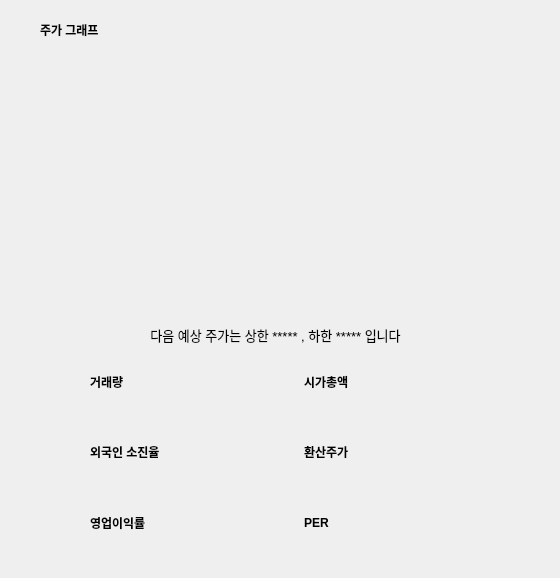
<?xml version="1.0" encoding="UTF-8"?>
<ui version="4.0">
 <class>Dialog</class>
 <widget class="QDialog" name="Dialog">
  <property name="geometry">
   <rect>
    <x>0</x>
    <y>0</y>
    <width>560</width>
    <height>578</height>
   </rect>
  </property>
  <property name="windowTitle">
   <string>Dialog</string>
  </property>
  <widget class="QLabel" name="label_title">
   <property name="geometry">
    <rect>
     <x>40</x>
     <y>20</y>
     <width>461</width>
     <height>20</height>
    </rect>
   </property>
   <property name="text">
    <string>&lt;html&gt;&lt;head/&gt;&lt;body&gt;&lt;p&gt;&lt;span style=&quot; font-weight:600;&quot;&gt;주가 그래프&lt;/span&gt;&lt;/p&gt;&lt;/body&gt;&lt;/html&gt;</string>
   </property>
  </widget>
  <widget class="QWidget" name="verticalLayoutWidget">
   <property name="geometry">
    <rect>
     <x>40</x>
     <y>50</y>
     <width>471</width>
     <height>251</height>
    </rect>
   </property>
   <layout class="QVBoxLayout" name="layout_chart"/>
  </widget>
  <widget class="QLabel" name="label_result">
   <property name="geometry">
    <rect>
     <x>40</x>
     <y>320</y>
     <width>471</width>
     <height>30</height>
    </rect>
   </property>
   <property name="text">
    <string>&lt;html&gt;&lt;head/&gt;&lt;body&gt;&lt;p&gt;&lt;span style=&quot; font-size:10pt;&quot;&gt;다음 예상 주가는 상한 ***** , 하한 ***** 입니다&lt;/span&gt;&lt;/p&gt;&lt;/body&gt;&lt;/html&gt;</string>
   </property>
   <property name="alignment">
    <set>Qt::AlignCenter</set>
   </property>
  </widget>
  <widget class="QWidget" name="gridLayoutWidget">
   <property name="geometry">
    <rect>
     <x>40</x>
     <y>370</y>
     <width>471</width>
     <height>205</height>
    </rect>
   </property>
   <layout class="QGridLayout" name="gridLayout" columnstretch="0,0">
    <property name="leftMargin">
     <number>50</number>
    </property>
    <item row="0" column="0">
     <widget class="QLabel" name="label_vol">
      <property name="text">
       <string>&lt;html&gt;&lt;head/&gt;&lt;body&gt;&lt;p&gt;&lt;span style=&quot; font-weight:600;&quot;&gt;거래량&lt;/span&gt;&lt;/p&gt;&lt;p&gt;&lt;br/&gt;&lt;/p&gt;&lt;/body&gt;&lt;/html&gt;</string>
      </property>
     </widget>
    </item>
    <item row="0" column="1">
     <widget class="QLabel" name="label_agg_price">
      <property name="text">
       <string>&lt;html&gt;&lt;head/&gt;&lt;body&gt;&lt;p&gt;&lt;span style=&quot; font-weight:600;&quot;&gt;시가총액&lt;/span&gt;&lt;/p&gt;&lt;p&gt;&lt;br/&gt;&lt;/p&gt;&lt;/body&gt;&lt;/html&gt;</string>
      </property>
     </widget>
    </item>
    <item row="1" column="0">
     <widget class="QLabel" name="label_foreigner">
      <property name="text">
       <string>&lt;html&gt;&lt;head/&gt;&lt;body&gt;&lt;p&gt;&lt;span style=&quot; font-weight:600;&quot;&gt;외국인 소진율&lt;/span&gt;&lt;/p&gt;&lt;p&gt;&lt;br/&gt;&lt;/p&gt;&lt;/body&gt;&lt;/html&gt;</string>
      </property>
     </widget>
    </item>
    <item row="1" column="1">
     <widget class="QLabel" name="label_converted">
      <property name="text">
       <string>&lt;html&gt;&lt;head/&gt;&lt;body&gt;&lt;p&gt;&lt;span style=&quot; font-weight:600;&quot;&gt;환산주가&lt;/span&gt;&lt;/p&gt;&lt;p&gt;&lt;br/&gt;&lt;/p&gt;&lt;/body&gt;&lt;/html&gt;</string>
      </property>
     </widget>
    </item>
    <item row="2" column="0">
     <widget class="QLabel" name="label_operating">
      <property name="text">
       <string>&lt;html&gt;&lt;head/&gt;&lt;body&gt;&lt;p&gt;&lt;span style=&quot; font-weight:600;&quot;&gt;영업이익률&lt;/span&gt;&lt;/p&gt;&lt;p&gt;&lt;br/&gt;&lt;/p&gt;&lt;/body&gt;&lt;/html&gt;</string>
      </property>
     </widget>
    </item>
    <item row="2" column="1">
     <widget class="QLabel" name="label_PER">
      <property name="text">
       <string>&lt;html&gt;&lt;head/&gt;&lt;body&gt;&lt;p&gt;&lt;span style=&quot; font-weight:600;&quot;&gt;PER&lt;/span&gt;&lt;/p&gt;&lt;p&gt;&lt;br/&gt;&lt;/p&gt;&lt;/body&gt;&lt;/html&gt;</string>
      </property>
     </widget>
    </item>
   </layout>
  </widget>
 </widget>
 <resources/>
 <connections/>
</ui>
